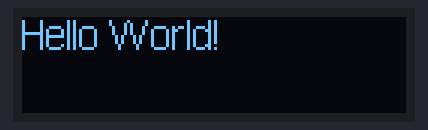
The sketch below on a simulated Arduino Uno, built with avr-gcc and run on an emulated ATmega328P. On the bench: 128×32 one-colour display.

Above: at 0.1 s.

The sketch:

sensor_lcd.ino
```cpp
#include <Wire.h>  // I2C library
#include "SSD1306Ascii.h"  // libraries for SSD1306 display
#include "SSD1306AsciiAvrI2c.h"

#define I2C_ADDRESS 0x3C  // I2C address for screen
SSD1306AsciiAvrI2c screen; // class constructor for screen

void setup(void) {
  Serial.begin(9600);
  Wire.begin();  // begin I2C wire class

  // initialize and clear display
  screen.begin(&Adafruit128x32, I2C_ADDRESS);
  screen.setFont(Arial14);
  screen.clear();
  screen.setRow(0);
  screen.println("Hello World!");
}

void loop() {
}
```
